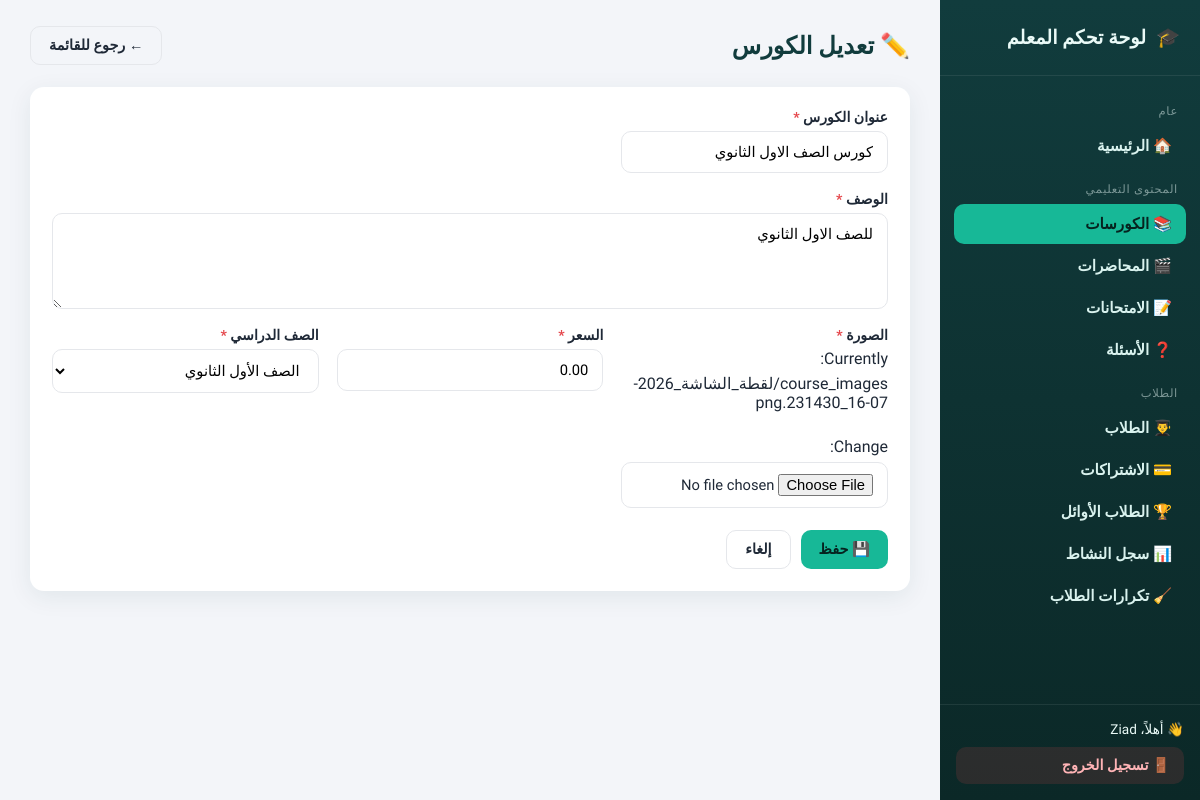
The page /dashboard/courses/3/edit/ (signed in) on the database its author committed.
### content/models.py (models this page shows, shortened)
class Course(models.Model):
    title       = models.CharField(max_length=255, verbose_name="عنوان الكورس")
    description = models.TextField(verbose_name="الوصف")
    image       = models.ImageField(upload_to='course_images/', verbose_name="الصورة")
    price       = models.DecimalField(max_digits=10, decimal_places=2, verbose_name="السعر")
    grade       = models.CharField(max_length=10, choices=GRADE_CHOICES, verbose_name="الصف الدراسي", default='1')
    created_at  = models.DateTimeField(auto_now_add=True, verbose_name="تاريخ الإنشاء")
    updated_at  = models.DateTimeField(auto_now=True,      verbose_name="آخر تحديث")
    class Meta:
        verbose_name        = "Course"
        verbose_name_plural = "Courses"

### dashboard/views.py (the view)
# urls.py: path('<str:model_slug>/<int:pk>/edit/', views.generic_edit, name='edit'),
@staff_required
def generic_edit(request, model_slug, pk):
    config = _config_or_404(model_slug)
    model = config['model']
    obj = get_object_or_404(model, pk=pk)
    FormClass = modelform_factory(model, fields=config['form_fields'], widgets=config.get('widgets'))
    if request.method == 'POST':
        form = FormClass(request.POST, request.FILES, instance=obj)
        if form.is_valid():
            obj = form.save()
            _after_save(model_slug, obj)
            messages.success(request, f"تم تعديل {config['label_singular']} بنجاح ✅")
            return redirect('dashboard:list', model_slug=model_slug)
    else:
        form = FormClass(instance=obj)
    return render(request, 'dashboard/generic_form.html', {
        'config': config, 'model_slug': model_slug, 'form': form, 'is_edit': True, 'obj': obj,
        'active_nav': model_slug,
    })

### accounts/context_processors.py (called while the page is built)
def student_session(request):
    is_registered = request.session.get("is_registered", False)
    student_name = request.session.get("student_name", None)
    student_obj = None
    student_id = request.session.get("student_id")
    if student_id:
        try:
            student_obj = Student.objects.filter(id=student_id).first()
        except Exception:
            student_obj = None
    return {
        "is_registered": is_registered,
        "student_name": student_name,
        "student": student_obj,
    }

### dashboard/registry.py (called while the page is built)
def get_config(model_slug):
    return REGISTRY.get(model_slug)

### dashboard/views.py (called while the page is built)
def _config_or_404(model_slug):
    config = get_config(model_slug)
    if not config:
        raise Http404("قسم غير موجود")
    return config

### dashboard/templates/dashboard/generic_form.html (shortened to what this page needs)
{% extends "dashboard/base.html" %}
{% block content %}
<div class="dash-topbar">
  <div>
    <h1>{% if is_edit %}✏️ تعديل {{ config.label_singular }}{% else %}➕ إضافة {{ config.label_singular }}{% endif %}</h1>
  </div>
  <a class="btn btn-outline" href="{% url 'dashboard:list' model_slug %}">← رجوع للقائمة</a>
</div>
<div class="panel">
  <form method="post" enctype="multipart/form-data" novalidate>
    <div class="form-grid">
      {% for field in form %}
        <div class="form-field {% if field.field.widget.input_type == 'checkbox' %}checkbox-field{% endif %} {% if field.field.widget.input_type == 'textarea' or field.html_name == 'description' %}full{% endif %}">
          <label for="{{ field.id_for_label }}">
            {{ field.label }} {% if field.field.required %}<span class="required">*</span>{% endif %}
          </label>
          {{ field }}
        </div>
      {% endfor %}
    </div>
    <div class="form-actions">
      <button type="submit" class="btn btn-primary">💾 حفظ</button>
      <a class="btn btn-outline" href="{% url 'dashboard:list' model_slug %}">إلغاء</a>
    </div>
  </form>
</div>
{% endblock %}

### dashboard/templates/dashboard/base.html (shortened to what this page needs)
{% load static %}
<!DOCTYPE html>
<html lang="ar" dir="rtl">
<head>
  <link rel="stylesheet" href="{% static 'dashboard/css/style.css' %}" />
</head>
<body class="dash-body">
  <div class="dash-shell">
    <aside class="dash-sidebar">
      <div class="brand">
        <span>🎓</span>
        <span>لوحة تحكم المعلم</span>
      </div>
      <nav class="dash-nav">
        <div class="nav-section-title">عام</div>
        <a class="nav-link {% if active_nav == 'home' %}active{% endif %}" href="{% url 'dashboard:home' %}">🏠 الرئيسية</a>
        <div class="nav-section-title">المحتوى التعليمي</div>
        <a class="nav-link {% if active_nav == 'courses' %}active{% endif %}" href="{% url 'dashboard:list' 'courses' %}">📚 الكورسات</a>
        <a class="nav-link {% if active_nav == 'lectures' %}active{% endif %}" href="{% url 'dashboard:list' 'lectures' %}">🎬 المحاضرات</a>
        <a class="nav-link {% if active_nav == 'exams' %}active{% endif %}" href="{% url 'dashboard:list' 'exams' %}">📝 الامتحانات</a>
        <a class="nav-link {% if active_nav == 'questions' %}active{% endif %}" href="{% url 'dashboard:question_list' %}">❓ الأسئلة</a>
        <div class="nav-section-title">الطلاب</div>
        <a class="nav-link {% if active_nav == 'students' %}active{% endif %}" href="{% url 'dashboard:list' 'students' %}">👨‍🎓 الطلاب</a>
        <a class="nav-link {% if active_nav == 'subscriptions' %}active{% endif %}" href="{% url 'dashboard:list' 'subscriptions' %}">💳 الاشتراكات</a>
        <a class="nav-link {% if active_nav == 'top-students' %}active{% endif %}" href="{% url 'dashboard:list' 'top-students' %}">🏆 الطلاب الأوائل</a>
        <a class="nav-link {% if active_nav == 'activity-log' %}active{% endif %}" href="{% url 'dashboard:activity_log' %}">📊 سجل النشاط</a>
        <a class="nav-link {% if active_nav == 'duplicates' %}active{% endif %}" href="{% url 'dashboard:student_duplicates' %}">🧹 تكرارات الطلاب</a>
      </nav>
      <div class="sidebar-footer">
        <div style="margin-bottom:10px;">👋 أهلاً، {{ request.user.get_full_name|default:request.user.username }}</div>
        <form method="post" action="{% url 'dashboard:logout' %}">
          <button type="submit" class="logout-btn">🚪 تسجيل الخروج</button>
        </form>
      </div>
    </aside>
    <main class="dash-main">
      {% block content %}{% endblock %}
    </main>
  </div>
</body>
</html>

### dashboard/static/dashboard/css/style.css (style rules this page uses)
:root { --sidebar-w: 260px; --bg: #f3f5f9; --card-bg: #ffffff; --primary: #113c3d; --primary-light: #1d5c5d; --accent: #17b897; --accent-soft: #e4f7f2; --danger: #e5484d; --danger-soft: #fdecec; --warning: #f5a524; --text: #1f2937; --text-muted: #6b7280; --border: #e5e7eb; --radius: 14px; --shadow: 0 6px 24px rgba(17, 60, 61, 0.08); font-family: "Tajawal", sans-serif; }
* { box-sizing: border-box; }
body.dash-body { margin: 0; background: var(--bg); color: var(--text); font-family: "Tajawal", sans-serif; direction: rtl; }
a { text-decoration: none; color: inherit; }
.dash-shell { display: flex; min-height: 100vh; }
.dash-sidebar { width: var(--sidebar-w); background: linear-gradient(180deg, var(--primary), #0b2827); color: #eafaf7; flex-shrink: 0; display: flex; flex-direction: column; position: sticky; top: 0; height: 100vh; overflow-y: auto; }
.dash-sidebar .brand { padding: 26px 20px; font-size: 1.2rem; font-weight: 800; border-bottom: 1px solid rgba(255,255,255,0.08); display: flex; align-items: center; gap: 10px; }
.dash-nav { padding: 14px 10px; flex: 1; }
.dash-nav .nav-section-title { font-size: 0.72rem; color: rgba(234,250,247,0.5); text-transform: uppercase; letter-spacing: .06em; padding: 14px 12px 6px; }
.dash-nav a.nav-link { display: flex; align-items: center; gap: 10px; padding: 11px 14px; margin: 2px 4px; border-radius: 10px; font-weight: 600; font-size: 0.95rem; color: #d9f2ee; transition: 0.2s; }
.dash-nav a.nav-link.active { background: var(--accent); color: #06231f; }
.dash-sidebar .sidebar-footer { padding: 16px; border-top: 1px solid rgba(255,255,255,0.08); font-size: 0.85rem; }
.logout-btn { display: flex; align-items: center; gap: 8px; padding: 10px 14px; border-radius: 10px; background: rgba(229,72,77,0.15); color: #ffb4b6; font-weight: 700; width: 100%; border: none; cursor: pointer; font-family: inherit; font-size: 0.9rem; }
.dash-main { flex: 1; min-width: 0; padding: 26px 30px 60px; }
.dash-topbar { display: flex; align-items: center; justify-content: space-between; margin-bottom: 22px; flex-wrap: wrap; gap: 12px; }
.dash-topbar h1 { font-size: 1.5rem; font-weight: 800; margin: 0; color: var(--primary); }
.panel { background: var(--card-bg); border-radius: var(--radius); box-shadow: var(--shadow); padding: 22px; margin-bottom: 22px; }
.btn { display: inline-flex; align-items: center; gap: 6px; padding: 10px 18px; border-radius: 10px; font-weight: 700; font-size: 0.9rem; border: none; cursor: pointer; font-family: inherit; transition: 0.2s; }
.btn-primary { background: var(--accent); color: #06231f; }
.btn-outline { background: transparent; border: 1.5px solid var(--border); color: var(--text); }
.form-grid { display: grid; grid-template-columns: repeat(auto-fit, minmax(260px, 1fr)); gap: 18px; }
.form-field { display: flex; flex-direction: column; gap: 6px; }
.form-field.full { grid-column: 1 / -1; }
.form-field label { font-weight: 700; font-size: 0.88rem; color: var(--text); }
.form-field .required { color: var(--danger); }
.form-field input[type=text], .form-field input[type=number], .form-field input[type=password], .form-field input[type=tel], .form-field input[type=email], .form-field input[type=file], .form-field select, .form-field textarea { padding: 11px 14px; border: 1.5px solid var(--border); border-radius: 10px; font-family: inherit; font-size: 0.92rem; background: #fff; outline: none; transition: 0.2s; }
.form-actions { margin-top: 22px; display: flex; gap: 10px; }

### rows shown on the page
Course: form "كورس الصف الاول الثانوي" "للصف الاول الثانوي" "0.00" "الصف الأول الثانوي"

### other values the page prints
{{ request.user.get_full_name|default:request.user.username }} "Ziad"
{{ config.label_singular }} "الكورس"
{{ field.label }} "عنوان الكورس" "الوصف" "الصورة" "السعر" "الصف الدراسي"
